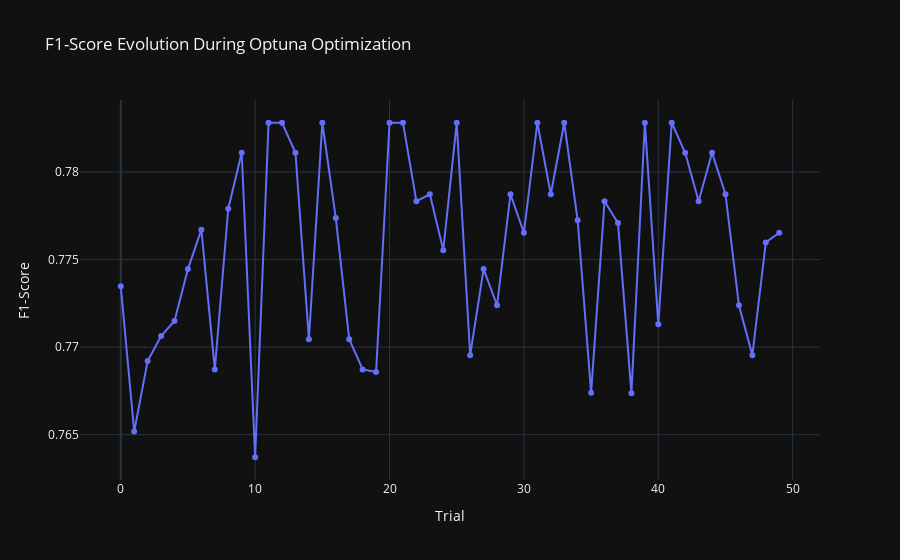

Write notebook code for a chart like this one.
### Code cell
visualizations['f1_score_evolution']

### Figure 1 — Plotly figure (JSON) as saved in the notebook; plotly's stock layout.template omitted (floating-point values rounded to 4 significant figures)
{"data": [{"mode": "lines+markers", "name": "F1-score", "type": "scatter", "x": [0, 1, 2, 3, 4, 5, 6, 7, 8, 9, 10, 11, 12, 13, 14, 15, 16, 17, 18, 19, 20, 21, 22, 23, 24, 25, 26, 27, 28, 29, 30, 31, 32, 33, 34, 35, 36, 37, 38, 39, 40, 41, 42, 43, 44, 45, 46, 47, 48, 49], "y": [0.7735, 0.7652, 0.7692, 0.7706, 0.7715, 0.7745, 0.7767, 0.7687, 0.7779, 0.7811, 0.7637, 0.7828, 0.7828, 0.7811, 0.7705, 0.7828, 0.7774, 0.7705, 0.7687, 0.7686, 0.7828, 0.7828, 0.7783, 0.7787, 0.7755, 0.7828, 0.7695, 0.7745, 0.7724, 0.7787, 0.7765, 0.7828, 0.7787, 0.7828, 0.7772, 0.7674, 0.7783, 0.7771, 0.7674, 0.7828, 0.7713, 0.7828, 0.7811, 0.7783, 0.7811, 0.7787, 0.7724, 0.7695, 0.776, 0.7765]}], "layout": {"title": {"text": "F1-Score Evolution During Optuna Optimization"}, "xaxis": {"title": {"text": "Trial"}}, "yaxis": {"title": {"text": "F1-Score"}}}}
